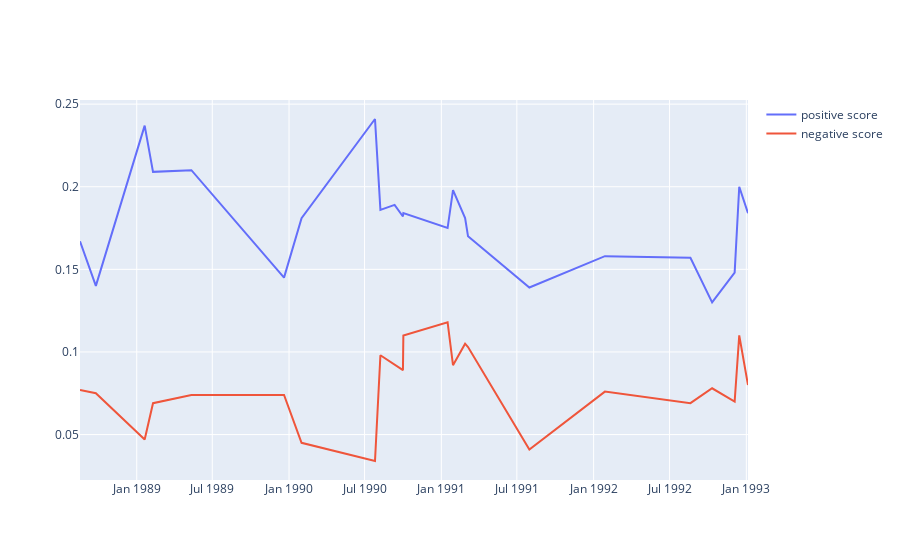

Source (notebook cell):
### Markdown cell above
## George H. W. Bush

### Code cell
ghwb = df.loc[df['president'].isin(['George H. W. Bush'])]
fig = go.Figure()
fig.add_trace(go.Scatter(x=ghwb["date"], y=ghwb["score_pos"],
                    mode='lines',
                    name='positive score'))
fig.add_trace(go.Scatter(x=ghwb["date"], y=ghwb["score_neg"],
                    mode='lines',
                    name='negative score'))
fig.show()
